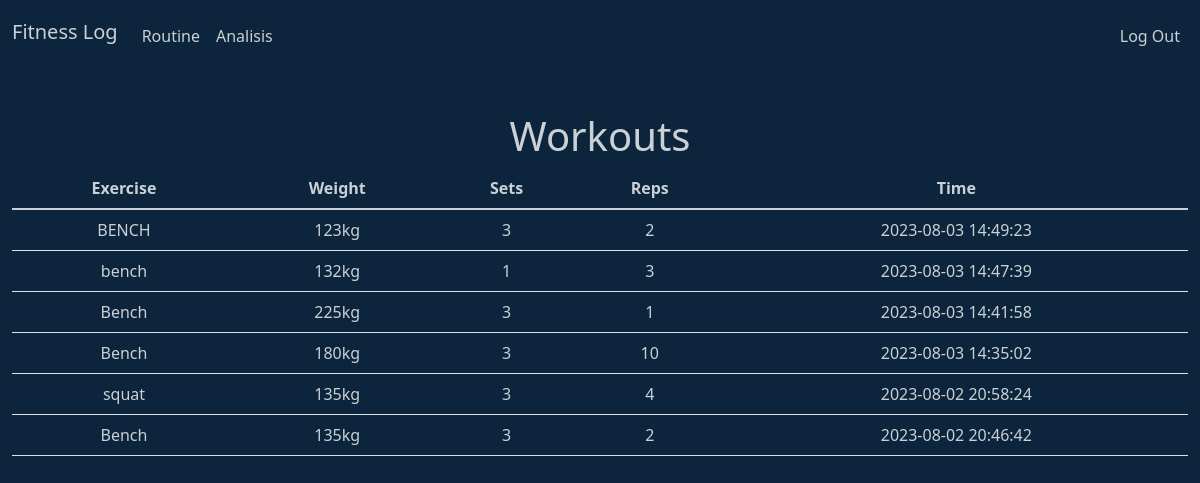
Screenshot of / (signed in) with the database file from the repository.
### tables this page shows
CREATE TABLE 'workouts' ('id' INTEGER PRIMARY KEY NOT NULL, 'user_id' INTEGER NOT NULL, 'name' TEXT NOT NULL, 'weight' INTEGER NOT NULL, 'sets' INTEGER NOT NULL, 'reps' INTEGER NOT NULL, 'time' DATETIME DEFAULT CURRENT_TIMESTAMP);

### app.py (the view)
@app.route("/")
@login_required
def index():
    conn = get_db_connection()
    logs = conn.execute("SELECT * FROM workouts WHERE user_id = ? ORDER BY time DESC", (session["user_id"],)).fetchall()
    conn.close()
    if len(logs) < 1:
        return render_template("create.html")
    return render_template("index.html", logs=logs)

### app.py (called while the page is built)
def get_db_connection():
    conn = sqlite3.connect('project.db')
    conn.row_factory = sqlite3.Row  # This allows us to access rows as dictionaries
    return conn

@app.after_request
def after_request(response):
    response.headers["Cache-Control"] = "no-cache, no-store, must-revalidate"
    response.headers["Expires"] = 0
    response.headers["Pragma"] = "no-cache"
    return response

### login.py (called while the page is built)
def login_required(f):
    @wraps(f)
    def decorated_function(*args, **kwargs):
        if session.get("user_id") is None:
            return redirect("/login")
        return f(*args, **kwargs)
    return decorated_function

### templates/index.html (shortened to what this page needs)
{% extends "layout_login.html" %}
{% block main %}
<h1 id="aa">Workouts</h1>
<table class="table">
    <thead>
        <th>Exercise</th>
        <th>Weight</th>
        <th>Sets</th>
        <th>Reps</th>
        <th>Time</th>
    </thead>
    <tbody>
        {% for log in logs %}
        <tr>
            <td>{{ log.name }}</td>
            <td>{{ log.weight }}kg</td>
            <td>{{ log.sets }}</td>
            <td>{{ log.reps }}</td>
            <td>{{ log.time }}</td>
        </tr>
        {% endfor %}
    </tbody>
</table>
{% endblock %}

### templates/layout_login.html (shortened to what this page needs)
<!DOCTYPE html>
<html lang="en">
    <head>
        <link href="https://cdn.jsdelivr.net/npm/bootstrap@5.1.3/dist/css/bootstrap.min.css" rel="stylesheet">
        <link href="/static/styles.css" rel="stylesheet">
    </head>
    <body>
        <nav class="border-light navbar navbar-expand-md ">
            <div class="container-fluid">
                <a class="navbar-brand" href="/"><span class="red">Fitness Log</span></a>
                <div class="collapse navbar-collapse" id="navbar">
                    {% if session["user_id"] %}
                        <ul class="navbar-nav me-auto mt-2">
                            <li class="nav-item"><a class="nav-link" href="/routine">Routine</a></li>
                            <li class="nav-item"><a class="nav-link" href="/analisis">Analisis</a></li>
                        </ul>
                        <ul class="navbar-nav ms-auto mt-2">
                            <li class="nav-item"><a class="nav-link" href="/logout">Log Out</a></li>
                        </ul>
                    {% else %}
                        <ul class="navbar-nav ms-auto mt-2">
                            <li class="nav-item"><a class="nav-link" href="/register">Register</a></li>
                            <li class="nav-item"><a class="nav-link" href="/login">Log In</a></li>
                        </ul>
                    {% endif %}
                </div>
            </div>
        </nav>
        <main class="container-fluid py-5 text-center">
            {% block main %}{% endblock %}
        </main>
    </body>
</html>

### static/styles.css (style rules this page uses)
body { background-color: #0c243c; color: #c9d1d5; }
#navbar { color: #c9d1d5; }
.table { color: #c9d1d5; }
.red { color: #c9d1d5; }
.nav-item { color: #c9d1d5; }
.nav-link { color: #c9d1d5; }
#aa { color: #c9d1d5; text-align: center; }

### rows the page displays
workouts: name "BENCH", weight "123", sets "3", reps "2", time "2023-08-03 14:49:23"
workouts: name "bench", weight "132", sets "1", reps "3", time "2023-08-03 14:47:39"
workouts: name "Bench", weight "225", sets "3", reps "1", time "2023-08-03 14:41:58"
workouts: name "Bench", weight "180", sets "3", reps "10", time "2023-08-03 14:35:02"
workouts: name "squat", weight "135", sets "3", reps "4", time "2023-08-02 20:58:24"
workouts: name "Bench", weight "135", sets "3", reps "2", time "2023-08-02 20:46:42"
